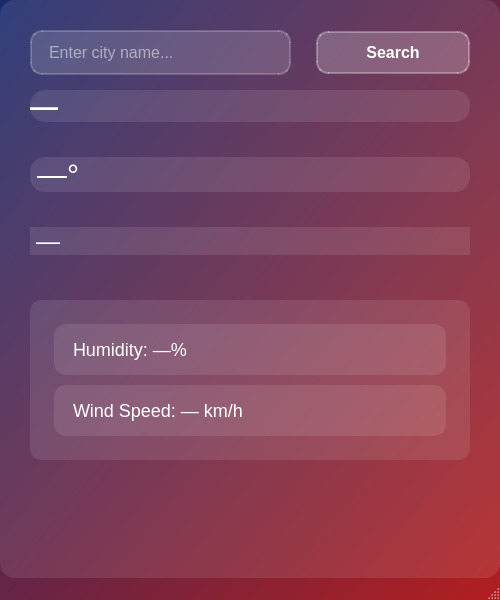
<?xml version="1.0" encoding="UTF-8"?>
<ui version="4.0">
 <class>MainWindow</class>
 <widget class="QMainWindow" name="MainWindow">
  <property name="geometry">
   <rect>
    <x>0</x>
    <y>0</y>
    <width>500</width>
    <height>600</height>
   </rect>
  </property>
  <property name="minimumSize">
   <size>
    <width>500</width>
    <height>600</height>
   </size>
  </property>
  <property name="windowTitle">
   <string>WeatherApp</string>
  </property>
  <property name="styleSheet">
   <string notr="true">QMainWindow {
    background: qlineargradient(x1:0, y1:0, x2:1, y2:1, stop:0 #1a2a6c, stop:1 #b21f1f);
    border-radius: 15px;
}</string>
  </property>
  <widget class="QWidget" name="centralwidget">
   <property name="styleSheet">
    <string notr="true">QWidget {
    background-color: rgba(255, 255, 255, 0.1);
    border-radius: 15px;
    color: white;
    font-family: 'Segoe UI', Arial, sans-serif;
}

QLineEdit {
    background-color: rgba(255, 255, 255, 0.15);
    border: 2px solid rgba(255, 255, 255, 0.2);
    border-radius: 12px;
    padding: 10px 15px;
    color: white;
    font-size: 16px;
    selection-background-color: rgba(255, 255, 255, 0.3);
}

QLineEdit:focus {
    border: 2px solid rgba(255, 255, 255, 0.4);
    outline: none;
}

QPushButton {
    background-color: rgba(255, 255, 255, 0.2);
    border: 2px solid rgba(255, 255, 255, 0.3);
    border-radius: 12px;
    padding: 10px 25px;
    color: white;
    font-size: 16px;
    font-weight: 600;
    min-width: 100px;
}

QPushButton:hover {
    background-color: rgba(255, 255, 255, 0.3);
}

QPushButton:pressed {
    background-color: rgba(255, 255, 255, 0.15);
}

QLabel {
    color: white;
    font-size: 16px;
}

QLabel#label_city {
    font-size: 28px;
    font-weight: bold;
    qproperty-alignment: AlignCenter;
}

QLabel#label_temp {
    font-size: 30px;
    font-weight: 300;
    qproperty-alignment: AlignCenter;
    margin: 20px 0;
}

QLabel#label_weather {
    font-size: 24px;
    qproperty-alignment: AlignCenter;
    margin-bottom: 30px;
}

QLabel#label_humidity, QLabel#label_wind {
    font-size: 18px;
    padding: 8px 0;
}</string>
   </property>
   <layout class="QVBoxLayout" name="verticalLayout">
    <property name="spacing">
     <number>15</number>
    </property>
    <property name="leftMargin">
     <number>30</number>
    </property>
    <property name="topMargin">
     <number>30</number>
    </property>
    <property name="rightMargin">
     <number>30</number>
    </property>
    <property name="bottomMargin">
     <number>30</number>
    </property>
    <item>
     <layout class="QHBoxLayout" name="inputLayout">
      <item>
       <widget class="QLineEdit" name="lineEdit">
        <property name="styleSheet">
         <string notr="true">margin-right: 10px;</string>
        </property>
        <property name="placeholderText">
         <string>Enter city name...</string>
        </property>
       </widget>
      </item>
      <item>
       <widget class="QPushButton" name="pushButton">
        <property name="text">
         <string>Search</string>
        </property>
       </widget>
      </item>
     </layout>
    </item>
    <item>
     <widget class="QLabel" name="label_city">
      <property name="text">
       <string>—</string>
      </property>
     </widget>
    </item>
    <item>
     <widget class="QLabel" name="label_temp">
      <property name="text">
       <string>—°</string>
      </property>
     </widget>
    </item>
    <item>
     <widget class="QLabel" name="label_weather">
      <property name="text">
       <string>—</string>
      </property>
     </widget>
    </item>
    <item>
     <widget class="QFrame" name="frame">
      <property name="styleSheet">
       <string notr="true">background-color: rgba(255, 255, 255, 0.1);
border-radius: 12px;
padding: 15px;</string>
      </property>
      <property name="frameShape">
       <enum>QFrame::Shape::StyledPanel</enum>
      </property>
      <property name="frameShadow">
       <enum>QFrame::Shadow::Raised</enum>
      </property>
      <layout class="QVBoxLayout" name="verticalLayout_2">
       <property name="spacing">
        <number>10</number>
       </property>
       <item>
        <widget class="QLabel" name="label_humidity">
         <property name="text">
          <string>Humidity: —%</string>
         </property>
        </widget>
       </item>
       <item>
        <widget class="QLabel" name="label_wind">
         <property name="text">
          <string>Wind Speed: — km/h</string>
         </property>
        </widget>
       </item>
      </layout>
     </widget>
    </item>
    <item>
     <spacer name="verticalSpacer">
      <property name="orientation">
       <enum>Qt::Orientation::Vertical</enum>
      </property>
      <property name="sizeHint" stdset="0">
       <size>
        <width>20</width>
        <height>40</height>
       </size>
      </property>
     </spacer>
    </item>
   </layout>
  </widget>
  <widget class="QMenuBar" name="menubar">
   <property name="geometry">
    <rect>
     <x>0</x>
     <y>0</y>
     <width>500</width>
     <height>25</height>
    </rect>
   </property>
  </widget>
  <widget class="QStatusBar" name="statusbar"/>
 </widget>
 <resources/>
 <connections/>
</ui>
